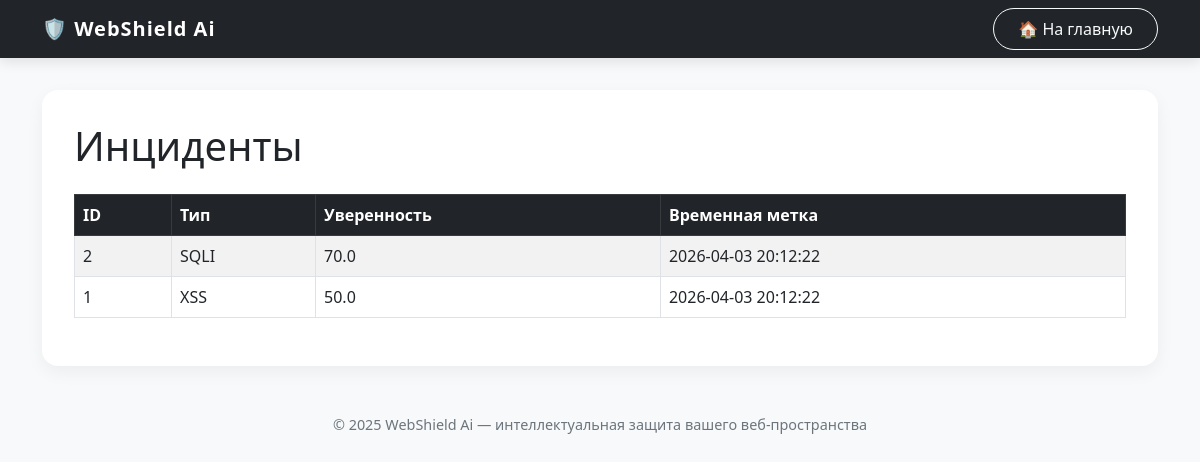
Screenshot of /api/v1/dashboard/incidents with the database file from the repository.
### models.py (models this page shows)
class Record(Base):
    __tablename__ = "incidents"
    id = Column(Integer, primary_key=True, index=True)
    type = Column(String, nullable=False)
    ip = Column(String, nullable=False)
    request_url = Column(String, nullable=False)
    user_agent = Column(String, nullable=False)
    method = Column(String, nullable=False)
    payload = Column(String, nullable=False)
    confidence = Column(Float, nullable=False)
    timestamp = Column(String, default=None)

### main.py (the view)
@app.get("/api/v1/dashboard/incidents")
async def get_dashboard_data(request: Request, db: Session = Depends(get_db)):
    incidents = db.query(models.Record).all()
    return templates.TemplateResponse(
        "incidents.html",
        {"request": request, "records": incidents}
    )

### templates/Incidents.html
{% extends "base.html" %}
{% block content %}
<h1 class="mb-4">Инциденты</h1>
{% if records %}
    <div class="table-responsive">
        <table class="table table-striped table-bordered">
            <thead class="table-dark">
                <tr>
                    <th>ID</th>
                    <th>Тип</th>
                    <th>Уверенность</th>
                    <th>Временная метка</th>
                </tr>
            </thead>
            <tbody>
                {% for record in records[::-1] %}
                <tr>
                    <td>{{ record.id }}</td>
                    <td>{{ record.type }}</td>
                    <td>{{ record.confidence }}</td>
                    <td>{{ record.timestamp }}</td>
                </tr>
                {% endfor %}
            </tbody>
        </table>
    </div>
{% else %}
    <div class="alert alert-warning" role="alert">
        Нет записей.
    </div>
{% endif %}
{% endblock %}

### templates/base.html (style rules this page uses)
body { background-color: #f8f9fa; font-family: 'Segoe UI', Tahoma, Geneva, Verdana, sans-serif; }

### rows the page displays
Record: id "2", type "SQLI", confidence "70.0", timestamp "2026-04-03 20:12:22"
Record: id "1", type "XSS", confidence "50.0", timestamp "2026-04-03 20:12:22"
